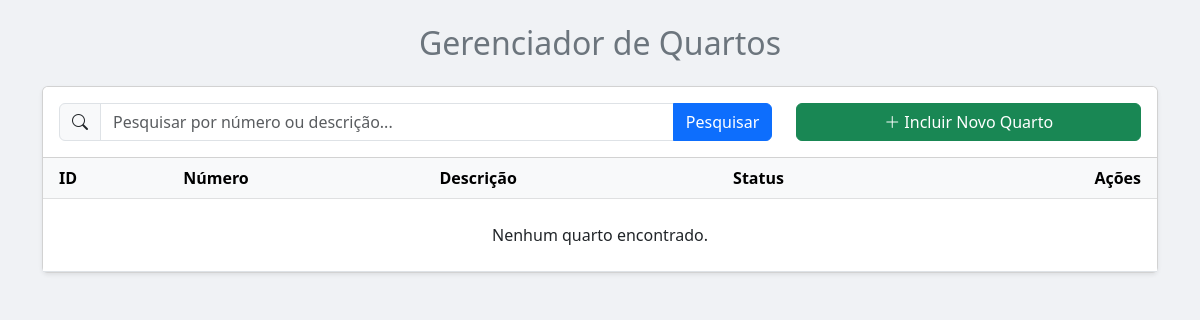
/Scripts/quartos.php, run on an earlier commit of the app's database.
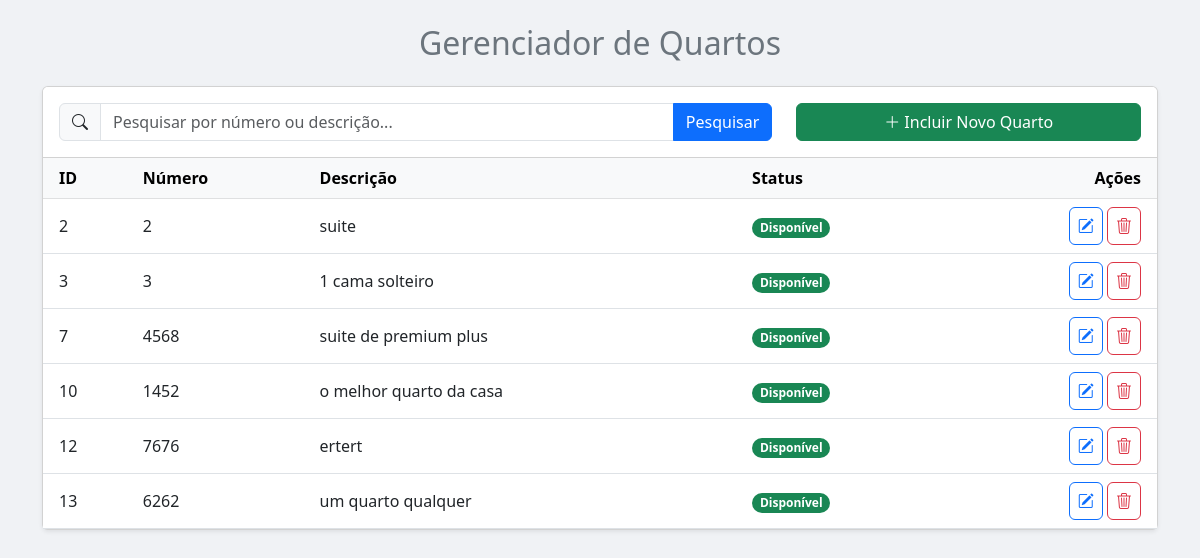
And on a later commit of the database.
### tables this page shows
CREATE TABLE IF NOT EXISTS `quartos` (
  `id_quarto` int NOT NULL AUTO_INCREMENT,
  `num_quarto` int DEFAULT NULL,
  `descricao` varchar(250) DEFAULT NULL,
  `status` int DEFAULT NULL,
  `excluido` int DEFAULT NULL,
  `imagem` varchar(100) DEFAULT NULL,
  PRIMARY KEY (`id_quarto`),
  UNIQUE KEY `num_quarto` (`num_quarto`)
);

### Scripts/quartos.php (the view, shortened to what this page needs)
<?php
include_once("conexao.php");
?>
<!DOCTYPE html>
<html lang="pt">
<head>
    <link href="https://cdn.jsdelivr.net/npm/bootstrap@5.3.0/dist/css/bootstrap.min.css" rel="stylesheet">
    <link rel="stylesheet" href="https://cdn.jsdelivr.net/npm/bootstrap-icons@1.11.3/font/bootstrap-icons.min.css">
</head>
<body style="background-color: #f0f2f5;">
<div class="container mt-4 mb-5">
    <header class="mb-4">
        <h2 class="text-center text-secondary">Gerenciador de Quartos</h2>
    </header>
    <div class="card shadow-sm">
        <div class="card-header bg-white p-3">
            <div class="row align-items-center">
                <div class="col-12 col-md-8 mb-3 mb-md-0">
                    <form action="agenda.php?menuop=quartos" method="post">
                        <div class="input-group">
                            <span class="input-group-text"><i class="bi bi-search"></i></span>
                            <input class="form-control" type="text" name="qrtpesquisa" placeholder="Pesquisar por número ou descrição..." value="<?= htmlspecialchars($_POST['qrtpesquisa'] ?? '') ?>">
                            <button class="btn btn-primary" type="submit">Pesquisar</button>
                        </div>
                    </form>
                </div>
                <div class="col-12 col-md-4 text-md-end">
                    <a href="agenda.php?menuop=cadastroquarto" class="btn btn-success w-100 w-md-auto">
                        <i class="bi bi-plus-lg"></i> Incluir Novo Quarto
                    </a>
                </div>
            </div>
        </div>
        <div class="card-body p-0">
            <div class="table-responsive">
                <table class="table table-hover mb-0">
                    <thead class="table-light">
                        <tr>
                            <th class="ps-3">ID</th>
                            <th>Número</th>
                            <th>Descrição</th>
                            <th>Status</th>
                            <th class="text-end pe-3">Ações</th>
                        </tr>
                    </thead>
                    <tbody>
                        <?php
                        $quantidade = 10;
                        $pagina = (isset($_GET['pagina'])) ? (int)$_GET['pagina'] : 1;
                        $inicio = ($quantidade * $pagina) - $quantidade;
                        $pesquisa = (isset($_POST["qrtpesquisa"])) ? $_POST["qrtpesquisa"] : "";
                        $sql = "SELECT *, CASE
                                            when status = 0 then 'Disponível'
                                            when status = 1 then 'Indisponível'
                                          END as status_texto
                                FROM quartos
                                WHERE excluido <> 1 AND (num_quarto LIKE ? OR descricao LIKE ?)
                                ORDER BY id_quarto LIMIT ?, ?";
                        $stmt = mysqli_prepare($conexao, $sql);
                        $termo_pesquisa = "%" . $pesquisa . "%";
                        $num_pesquisa = $pesquisa;
                        mysqli_stmt_bind_param($stmt, 'ssii', $num_pesquisa, $termo_pesquisa, $inicio, $quantidade);
                        mysqli_stmt_execute($stmt);
                        $RS = mysqli_stmt_get_result($stmt);
                        if (mysqli_num_rows($RS) > 0) {
                            foreach ($RS as $dados) {
                                $badge_cor = $dados['status'] == 0 ? 'bg-success' : 'bg-secondary';
                                echo "<tr>";
                                echo "<td class='ps-3'>" . htmlspecialchars($dados['id_quarto']) . "</td>";
                                echo "<td>" . htmlspecialchars($dados['num_quarto']) . "</td>";
                                echo "<td>" . htmlspecialchars($dados['descricao']) . "</td>";
                                echo "<td><span class='badge rounded-pill " . $badge_cor . "'>" . htmlspecialchars($dados['status_texto']) . "</span></td>";
                                echo "<td class='text-end pe-3'>
                                        <a href='agenda.php?menuop=editarquarto&idquarto=" . $dados['id_quarto'] . "' class='btn btn-outline-primary btn-icon' title='Alterar'>
                                            <i class='bi bi-pencil-square'></i>
                                        </a>
                                        <a href='agenda.php?menuop=excluirquarto&idquarto=" . $dados['id_quarto'] . "' class='btn btn-outline-danger btn-icon btn-excluir' title='Excluir'>
                                            <i class='bi bi-trash3'></i>
                                        </a>
                                      </td>";
                                echo "</tr>";
                            }
                        } else {
                            echo "<tr><td colspan='5' class='text-center p-4'>Nenhum quarto encontrado.</td></tr>";
                        }
                        ?>
                    </tbody>
                </table>
            </div>
        </div>
    </div>
</div>
</body>
</html>

What changed in the data, as far as the page shows it:
added quartos: id_quarto "2", num_quarto "2", descricao "suite", status_texto "Disponível"
added quartos: id_quarto "3", num_quarto "3", descricao "1 cama solteiro", status_texto "Disponível"
added quartos: id_quarto "7", num_quarto "4568", descricao "suite de premium plus", status_texto "Disponível"
added quartos: id_quarto "10", num_quarto "1452", descricao "o melhor quarto da casa", status_texto "Disponível"
added quartos: id_quarto "12", num_quarto "7676", descricao "ertert", status_texto "Disponível"
added quartos: id_quarto "13", num_quarto "6262", descricao "um quarto qualquer", status_texto "Disponível"
Also different on the page:
text no longer shown: "Nenhum quarto encontrado."
